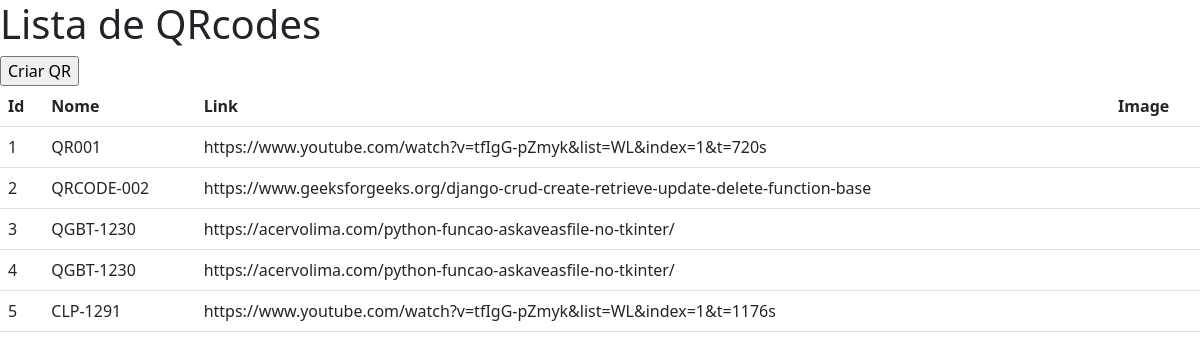
Screenshot of /generator with the database file from the repository.
### generator/models.py (models this page shows, shortened)
class Qrcode(models.Model):
    nome = models.CharField(max_length=250)
    link = models.TextField()

### generator/views.py (the view)
# urls.py: path('', views.QrcodeList.as_view(), name='list'),
class QrcodeList(ListView):
    model = Qrcode
    queryset = Qrcode.objects.all()

### templates/generator/qrcode_list.html (shortened to what this page needs)
<!doctype html>
<html lang="pt-br">
    <head>
        <link href="https://cdn.jsdelivr.net/npm/bootstrap@5.2.3/dist/css/bootstrap.min.css" rel="stylesheet">
    </head>
    <body>
        <h1>Lista de QRcodes</h1>
        <input type="submit" value="Criar QR" onclick="location.href = '{% url 'generator:create' %}'">
        <table class="table">
            <thead>
                <th scope="col">Id</th>
                <th scope="col">Nome</th>
                <th scope="col">Link</th>
                <th scope="col">Image</th>
            </thead>
            <tbody>
            {% load qr_code %}
            {% for code in object_list %}
            <tr>
                <td>{{ code.id }}</td>
                <td>{{ code.nome }}</td>
                <td>{{ code.link }}</td>
                <td>{% qr_from_text code.link size=3 image_format="png" error_correction="L" %}</td>
            </tr>
            {% endfor %}
            </tbody>
        </table>
    </body>
</html>

### rows the page displays
Qrcode: id "1", nome "QR001", link "https://www.youtube.com/watch?v=tfIgG-pZmyk&list=WL&index=1&t=720s"
Qrcode: id "2", nome "QRCODE-002", link "https://www.geeksforgeeks.org/django-crud-create-retrieve-update-delete-function-base"
Qrcode: id "3", nome "QGBT-1230", link "https://acervolima.com/python-funcao-askaveasfile-no-tkinter/"
Qrcode: id "4", nome "QGBT-1230", link "https://acervolima.com/python-funcao-askaveasfile-no-tkinter/"
Qrcode: id "5", nome "CLP-1291", link "https://www.youtube.com/watch?v=tfIgG-pZmyk&list=WL&index=1&t=1176s"
